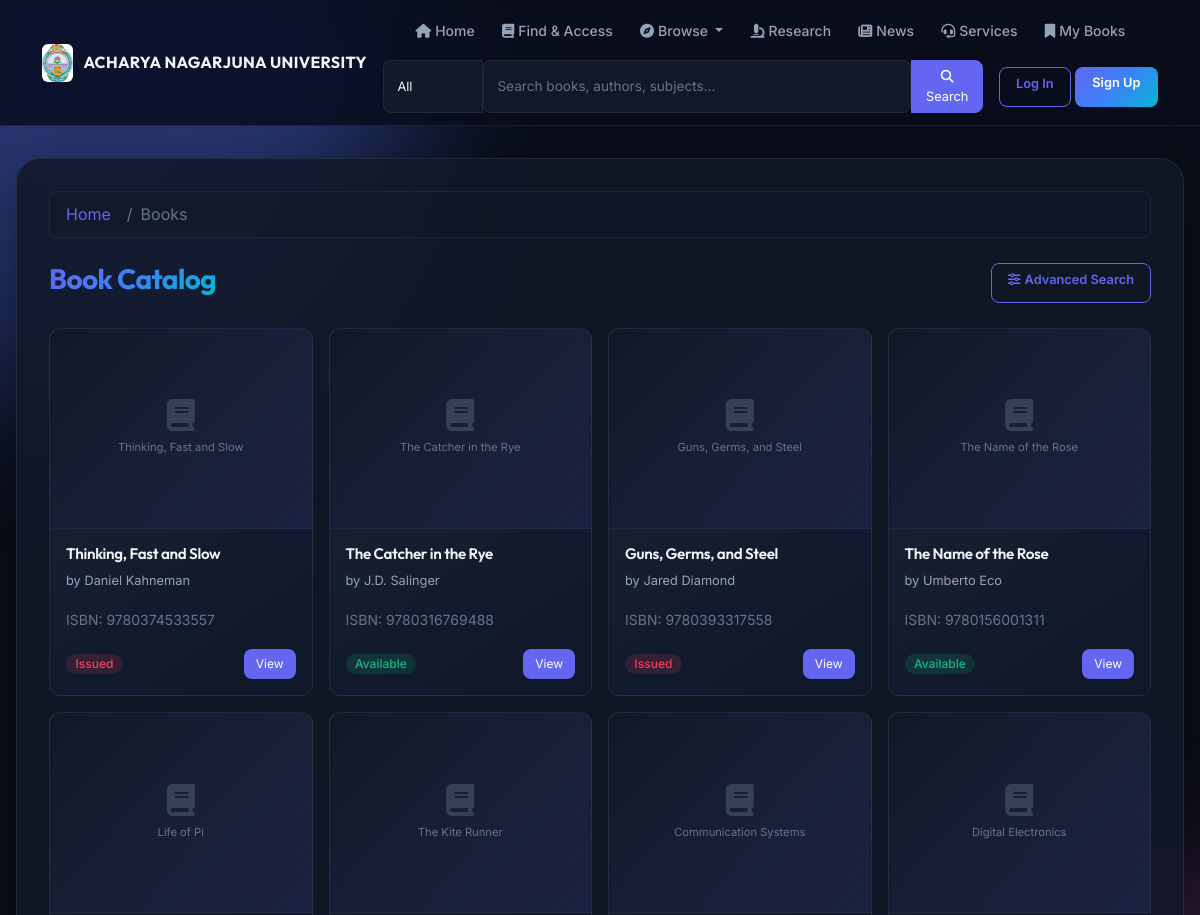
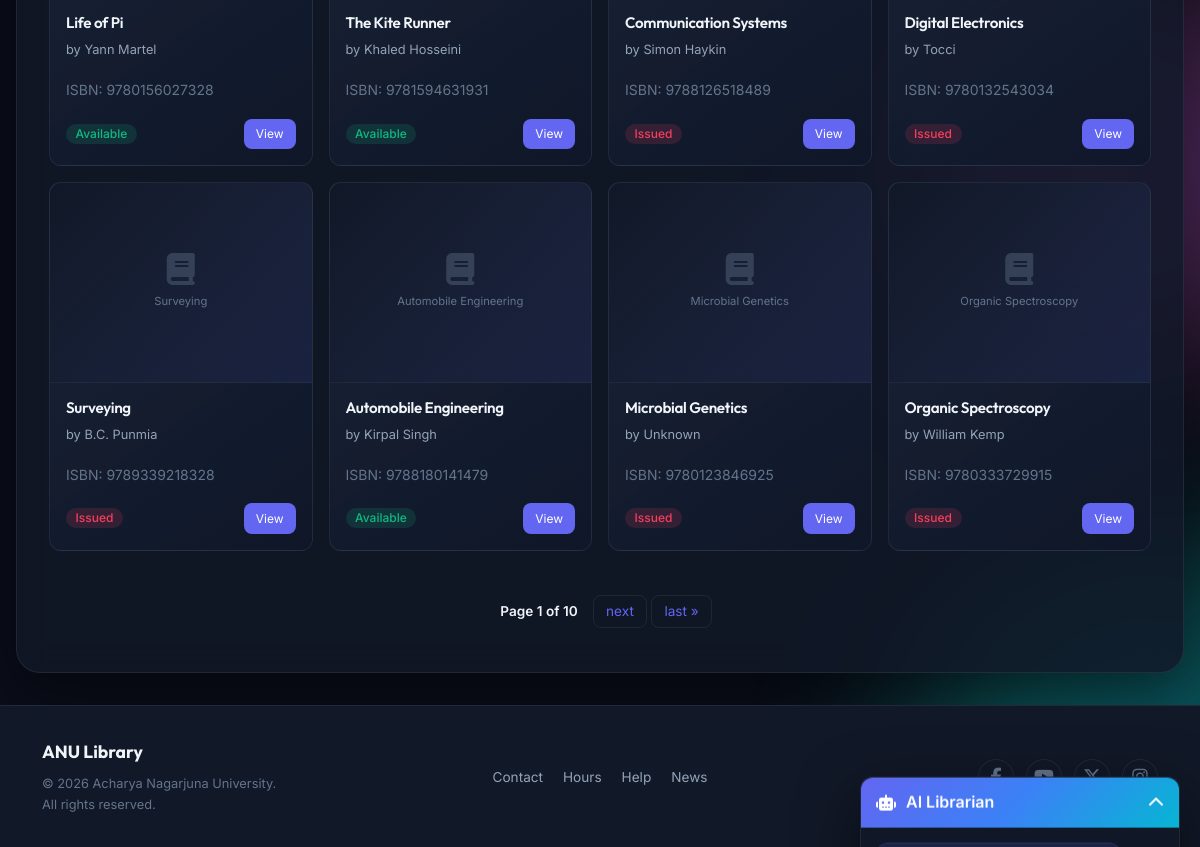
The page /books/ on the database its author committed (2 pictures, top to bottom).
### portal/models.py (models this page shows, shortened)
class Book(models.Model):
    title = models.CharField(max_length=255, db_index=True)
    author = models.CharField(max_length=255, blank=True, db_index=True)
    department = models.ForeignKey(Department, on_delete=models.SET_NULL, null=True, blank=True, db_index=True)
    category = models.ForeignKey(BookCategory, on_delete=models.SET_NULL, null=True, blank=True, db_index=True)
    subject = models.CharField(max_length=255, blank=True, db_index=True)
    isbn = models.CharField(max_length=20, unique=True, blank=True, db_index=True)
    edition = models.CharField(max_length=50, blank=True)
    publication_year = models.PositiveIntegerField(null=True, blank=True)
    language = models.CharField(max_length=50, blank=True)
    book_type = models.CharField(max_length=50, blank=True)
    barcode = models.CharField(max_length=50, unique=True, null=True, blank=True)
    publisher = models.CharField(max_length=255, blank=True)
    shelf_no = models.CharField(max_length=50, blank=True)
    rack_number = models.CharField(max_length=50, blank=True)
    total_copies = models.PositiveIntegerField(default=1)
    available_copies = models.PositiveIntegerField(default=1)
    cover_image = models.ImageField(upload_to='book_covers/', blank=True, null=True)
    description = models.TextField(blank=True)
    is_trending = models.BooleanField(default=False)
    is_classic = models.BooleanField(default=False)
    is_romance = models.BooleanField(default=False)
    is_kids = models.BooleanField(default=False)
    is_thriller = models.BooleanField(default=False)
    created_at = models.DateTimeField(auto_now_add=True)

### portal/views.py (the view, shortened to what this page needs)
# urls.py: path('books/', views.book_list, name='book_list'),
def book_list(request: HttpRequest):
    query = request.GET.get('q', '')
    book_type = request.GET.get('type', 'all')
    books = Book.objects.all().order_by('-created_at')
    paginator = Paginator(books, 12)
    page_number = request.GET.get('page')
    page_obj = paginator.get_page(page_number)
    departments = Department.objects.all()
    authors = Book.objects.values_list('author', flat=True).distinct()
    categories = Book.objects.values_list('subject', flat=True).distinct()
    context = {
        'page_obj': page_obj,
        'query': query,
        'book_type': book_type,
        'departments': departments,
        'authors': authors,
        'categories': categories,
    }
    return render(request, 'books/book_list.html', context)

### templates/books/book_list.html (shortened to what this page needs)
{% extends 'portal/base.html' %}
{% block breadcrumbs %}
<nav aria-label="breadcrumb">
  <ol class="breadcrumb">
    <li class="breadcrumb-item"><a href="{% url 'home' %}">Home</a></li>
    <li class="breadcrumb-item active" aria-current="page">{% if title %}{{ title }}{% else %}Books{% endif %}</li>
  </ol>
</nav>
{% endblock %}
{% block content %}
<div class="app-view">
    <div class="d-flex justify-content-between align-items-center mb-4">
        <div>
            <h1 style="font-size:1.75rem;background:var(--gradient-hero);-webkit-background-clip:text;-webkit-text-fill-color:transparent;background-clip:text;">
                {% if title %}{{ title }}{% elif department %}{{ department.name }}{% else %}Book Catalog{% endif %}
            </h1>
        </div>
        <a href="{% url 'advanced_search' %}" class="btn btn-sm btn-login-outline">
            <i class="fa-solid fa-sliders me-1"></i>Advanced Search
        </a>
    </div>
    {% if page_obj %}
    <div class="row g-3 search-results">
        {% for book in page_obj %}
        <div class="col-lg-3 col-md-4 col-6">
            <div class="card h-100">
                {% if book.cover_image %}
                    <img src="{{ book.cover_image.url }}" class="card-img-top" alt="{{ book.title }}">
                {% else %}
                    <div class="card-img-top d-flex align-items-center justify-content-center"
                         style="height:200px;background:linear-gradient(135deg, var(--bg-secondary), rgba(99,102,241,0.1));">
                        <div class="text-center px-2">
                            <i class="fa-solid fa-book fa-2x mb-2" style="color:var(--text-muted);opacity:0.4;"></i>
                            <p style="font-size:0.7rem;color:var(--text-muted);margin:0;">{{ book.title|truncatechars:40 }}</p>
                        </div>
                    </div>
                {% endif %}
                <div class="card-body d-flex flex-column">
                    <h5 class="card-title" style="font-size:0.95rem;">{{ book.title|truncatechars:45 }}</h5>
                    <p class="card-text" style="font-size:0.8rem;">by {{ book.author|truncatechars:25 }}</p>
                    {% if book.isbn %}
                    <p class="card-text"><small class="text-muted">ISBN: {{ book.isbn }}</small></p>
                    {% endif %}
                    <div class="mt-auto d-flex justify-content-between align-items-center">
                        {% if book.available_copies > 0 %}
                            <span class="badge bg-success">Available</span>
                        {% else %}
                            <span class="badge bg-danger">Issued</span>
                        {% endif %}
                        <a href="{% url 'book_detail' book.pk %}" class="book-btn">View</a>
                    </div>
                </div>
            </div>
        </div>
        {% empty %}
        <div class="col-12 text-center py-5">
            <i class="fa-solid fa-search fa-3x mb-3" style="color:var(--text-muted);opacity:0.3;"></i>
            <p class="text-muted">No books found matching your criteria.</p>
        </div>
        {% endfor %}
    </div>
    {% if page_obj.paginator.num_pages > 1 %}
    <div class="pagination">
        <span class="step-links">
            <span class="current">
                Page {{ page_obj.number }} of {{ page_obj.paginator.num_pages }}
            </span>
            {% if page_obj.has_next %}
                <a href="?page={{ page_obj.next_page_number }}{% if query %}&q={{ query }}{% endif %}">next</a>
                <a href="?page={{ page_obj.paginator.num_pages }}{% if query %}&q={{ query }}{% endif %}">last &raquo;</a>
            {% endif %}
        </span>
    </div>
    {% endif %}
    {% endif %}
</div>
{% endblock %}

### templates/portal/base.html (style rules this page uses)
:root { --bg-primary: #0a0e1a; --bg-secondary: #111827; --bg-card: rgba(17, 24, 39, 0.85); --bg-card-hover: rgba(30, 41, 59, 0.95); --bg-glass: rgba(15, 23, 42, 0.6); --text-primary: #f1f5f9; --text-secondary: #94a3b8; --text-muted: #64748b; --border-color: rgba(148, 163, 184, 0.12); --border-glow: rgba(99, 102, 241, 0.3); --accent-indigo: #6366f1; --accent-blue: #3b82f6; --accent-cyan: #06b6d4; --accent-emerald: #10b981; --accent-amber: #f59e0b; --accent-rose: #f43f5e; --accent-violet: #8b5cf6; --gradient-hero: linear-gradient(135deg, #6366f1 0%, #3b82f6 50%, #06b6d4 100%); --gradient-card: linear-gradient(145deg, rgba(30,41,59,0.8), rgba(15,23,42,0.9)); --gradient-surface: linear-gradient(180deg, rgba(17,24,39,0.95) 0%, rgba(10,14,26,1) 100%); --shadow-sm: 0 2px 8px rgba(0,0,0,0.3); --shadow-md: 0 8px 32px rgba(0,0,0,0.4); --shadow-lg: 0 20px 60px rgba(0,0,0,0.5); --shadow-glow: 0 0 40px rgba(99,102,241,0.15); --radius-sm: 8px; --radius-md: 12px; --radius-lg: 16px; --radius-xl: 24px; }
* { box-sizing: border-box; margin: 0; padding: 0; }
body { font-family: 'Inter', system-ui, -apple-system, sans-serif; min-height: 100vh; color: var(--text-primary); background: var(--bg-primary); overflow-x: hidden; line-height: 1.6; }
h1, h2, h3, h4, h5, h6 { font-family: 'Outfit', 'Inter', sans-serif; font-weight: 700; letter-spacing: -0.02em; }
.btn-login-outline { border: 1px solid var(--accent-indigo); color: var(--accent-indigo) !important; background: transparent; padding: 0.4rem 1rem; border-radius: var(--radius-sm); font-weight: 600; font-size: 0.8rem; transition: all 0.25s ease; text-decoration: none; }
.book-btn { padding: 0.35rem 0.75rem; font-size: 0.75rem; border-radius: var(--radius-sm); background: var(--accent-indigo); border: none; color: #fff; text-decoration: none; transition: all 0.2s; }
.breadcrumb { background: rgba(17,24,39,0.6); border-radius: var(--radius-sm); padding: 0.6rem 1rem; margin-bottom: 1.5rem; border: 1px solid var(--border-color); }
.breadcrumb-item a { color: var(--accent-indigo); text-decoration: none; }
.breadcrumb-item.active { color: var(--text-muted); }
.breadcrumb-item+.breadcrumb-item::before { content: "/"; color: var(--text-muted); padding: 0 0.5rem; }
.pagination { display: flex; justify-content: center; align-items: center; gap: 0.5rem; margin-top: 2rem; padding: 1rem; }
.pagination a { color: var(--accent-indigo); text-decoration: none; padding: 0.45rem 0.75rem; border: 1px solid var(--border-color); border-radius: var(--radius-sm); transition: all 0.2s; font-size: 0.85rem; }
.pagination .current { font-weight: 600; color: var(--text-primary); padding: 0.45rem 0.75rem; font-size: 0.85rem; }
.search-results .card { background: var(--gradient-card) !important; border: 1px solid var(--border-color) !important; border-radius: var(--radius-md) !important; transition: all 0.3s; overflow: hidden; }
.search-results .card-img-top { height: 200px; object-fit: cover; border-bottom: 1px solid var(--border-color); }
.search-results .card-body { padding: 1rem; }
.search-results .card-title { color: var(--text-primary); font-weight: 600; }
.search-results .card-text { color: var(--text-secondary); }
.badge { font-size: 0.75rem; padding: 0.25rem 0.6rem; border-radius: 20px; font-weight: 500; }
.badge.bg-success { background: rgba(16,185,129,0.15) !important; color: var(--accent-emerald) !important; }
.badge.bg-danger { background: rgba(244,63,94,0.15) !important; color: var(--accent-rose) !important; }
.btn, button, .nav-link, .dropdown-item { touch-action: manipulation; min-height: 40px; }
.text-muted { color: var(--text-muted) !important; }
.card { background: var(--gradient-card); border: 1px solid var(--border-color); }
.card-body { color: var(--text-primary); }
.app-view { animation: fadeInUp 0.5s ease-out; }

### rows shown on the page
Book: title "Thinking, Fast and Slow", author "Daniel Kahneman", isbn "9780374533557", available_copies "Issued"
Book: title "The Catcher in the Rye", author "J.D. Salinger", isbn "9780316769488", available_copies "Available"
Book: title "Guns, Germs, and Steel", author "Jared Diamond", isbn "9780393317558", available_copies "Issued"
Book: title "The Name of the Rose", author "Umberto Eco", isbn "9780156001311", available_copies "Available"
Book: title "Life of Pi", author "Yann Martel", isbn "9780156027328", available_copies "Available"
Book: title "The Kite Runner", author "Khaled Hosseini", isbn "9781594631931", available_copies "Available"
Book: title "Communication Systems", author "Simon Haykin", isbn "9788126518489", available_copies "Issued"
Book: title "Digital Electronics", author "Tocci", isbn "9780132543034", available_copies "Issued"
Book: title "Surveying", author "B.C. Punmia", isbn "9789339218328", available_copies "Issued"
Book: title "Automobile Engineering", author "Kirpal Singh", isbn "9788180141479", available_copies "Available"
Book: title "Microbial Genetics", author "Unknown", isbn "9780123846925", available_copies "Issued"
Book: title "Organic Spectroscopy", author "William Kemp", isbn "9780333729915", available_copies "Issued"

### other values the page prints
{{ page_obj.number }} "1"
{{ page_obj.paginator.num_pages }} "10"
